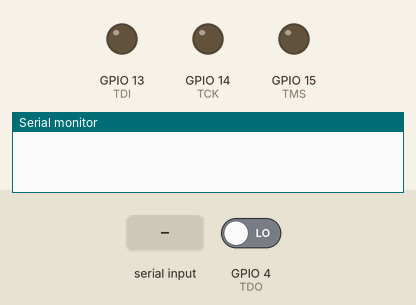
This sketch was run on a simulated ESP32. Parts: output pins drawn as LEDs (lit = HIGH), the last lines printed to the serial monitor. Inputs (shaded band) come from the test bench; at power-on: GPIO 4 (TDO) LOW.

Above: at 1.2 s.
1.3 s: "R,45\n" received over Serial
At 2.5 s:
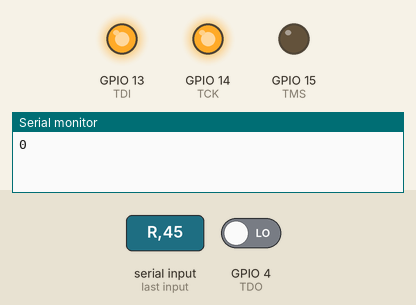
2.8 s: "30,150\n" received over Serial
At 3.6 s:
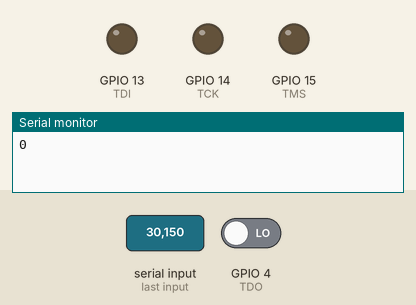
4.3 s: "200\n" received over Serial
8.8 s: "90,45\n" received over Serial
At 9.4 s:
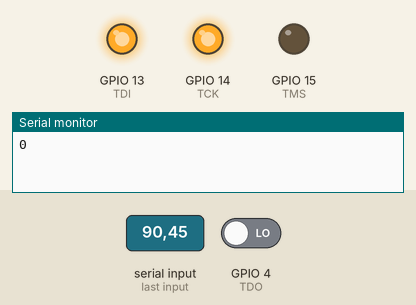
Timing chart, 0 to 11.3 s (numbered marks = the images above; inputs shaded):
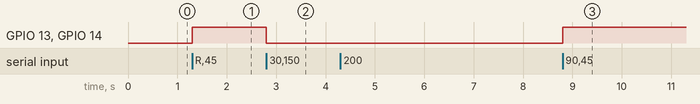

Measured:
- after the input at 1.3 s, GPIO 13 (TDI), GPIO 14 (TCK): LOW → HIGH at once
- after the input at 2.8 s, GPIO 13 (TDI), GPIO 14 (TCK): HIGH → LOW at once
- after the input at 8.8 s, GPIO 13 (TDI), GPIO 14 (TCK): LOW → HIGH at once

The sketch:

esp32_jtag.ino
```cpp
#define TCK 14
#define TDO 4
#define TDI 13
#define TMS 15
#define TANG_TX 17

void setup() {
  Serial.begin(115200);
  Serial2.begin(115200, SERIAL_8N1, TANG_TX, -1);
  pinMode(TCK, OUTPUT);
  pinMode(TDI, OUTPUT);
  pinMode(TMS, OUTPUT);
  pinMode(TDO, INPUT);
  digitalWrite(TCK, LOW);
  digitalWrite(TDI, LOW);
  digitalWrite(TMS, LOW);
}

void loop() {
  // Forward Tang UART to PC
  if (Serial2.available()) {
    Serial.write(Serial2.read());
  }

  if (!Serial.available()) return;

  char c = Serial.read();

  if (c == 'R') {
    // Read TDO
    Serial.write('0' + digitalRead(TDO));
    Serial.flush();
  } else if (c == 'B' || c == 'b' || c == 'Q' || c == 'q') {
    return;
  } else if (c >= '0' && c <= '7') {
    int v = c - '0';
    digitalWrite(TMS, (v >> 1) & 1);
    digitalWrite(TDI, (v >> 0) & 1);
    digitalWrite(TCK, LOW);
    if ((v >> 2) & 1) digitalWrite(TCK, HIGH);
  } else if (c == 'W') {
    // Bulk write: next byte = count, then count data bytes
    while (!Serial.available());
    int count = Serial.read();
    for (int i = 0; i < count; i++) {
      while (!Serial.available());
      byte data = Serial.read();
      for (int b = 0; b < 8; b++) {
        digitalWrite(TDI, (data >> b) & 1);
        digitalWrite(TCK, LOW);
        digitalWrite(TCK, HIGH);
      }
    }
    Serial.write('K');
    Serial.flush();  // Critical - flush ACK immediately
  }
}
```
